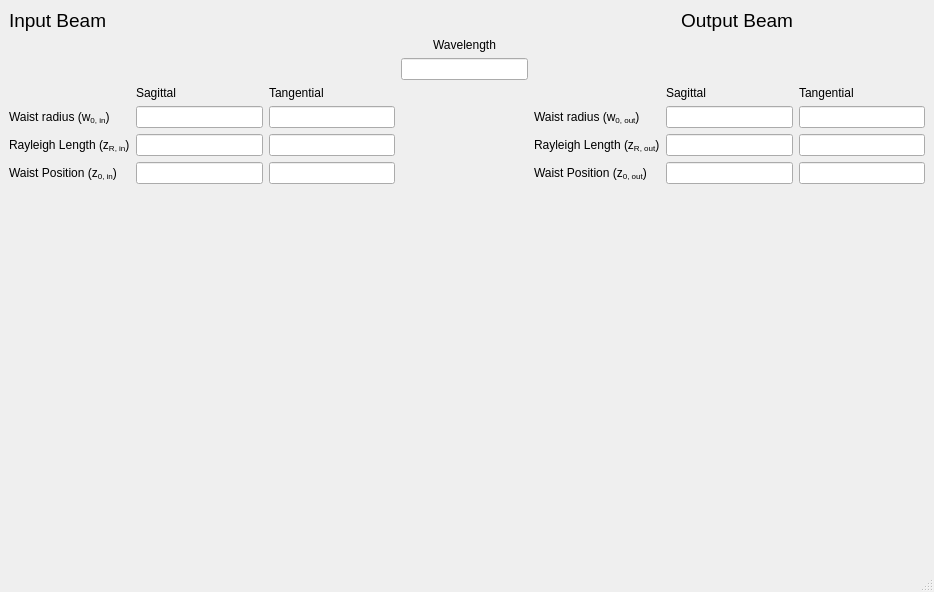
<?xml version="1.0" encoding="UTF-8"?>
<ui version="4.0">
 <class>MainWindow</class>
 <widget class="QMainWindow" name="MainWindow">
  <property name="geometry">
   <rect>
    <x>0</x>
    <y>0</y>
    <width>934</width>
    <height>592</height>
   </rect>
  </property>
  <property name="windowTitle">
   <string>Modematcher</string>
  </property>
  <widget class="QWidget" name="centralwidget">
   <layout class="QGridLayout" name="gridLayout">
    <item row="3" column="0">
     <widget class="QLabel" name="label">
      <property name="sizePolicy">
       <sizepolicy hsizetype="Expanding" vsizetype="Expanding">
        <horstretch>0</horstretch>
        <verstretch>0</verstretch>
       </sizepolicy>
      </property>
      <property name="maximumSize">
       <size>
        <width>801</width>
        <height>236</height>
       </size>
      </property>
      <property name="text">
       <string/>
      </property>
      <property name="pixmap">
       <pixmap>graycad.png</pixmap>
      </property>
      <property name="scaledContents">
       <bool>true</bool>
      </property>
     </widget>
    </item>
    <item row="0" column="0">
     <layout class="QGridLayout" name="gridLayout_2">
      <item row="5" column="2">
       <widget class="QLineEdit" name="lineEdit_9"/>
      </item>
      <item row="0" column="1">
       <spacer name="horizontalSpacer">
        <property name="orientation">
         <enum>Qt::Horizontal</enum>
        </property>
        <property name="sizeHint" stdset="0">
         <size>
          <width>40</width>
          <height>20</height>
         </size>
        </property>
       </spacer>
      </item>
      <item row="6" column="2">
       <widget class="QLineEdit" name="lineEdit_10"/>
      </item>
      <item row="5" column="5">
       <widget class="QLineEdit" name="lineEdit_6"/>
      </item>
      <item row="3" column="2">
       <widget class="QLabel" name="label_12">
        <property name="text">
         <string>Tangential</string>
        </property>
       </widget>
      </item>
      <item row="1" column="3">
       <widget class="QLabel" name="label_4">
        <property name="text">
         <string>Wavelength</string>
        </property>
        <property name="alignment">
         <set>Qt::AlignHCenter|Qt::AlignTop</set>
        </property>
       </widget>
      </item>
      <item row="5" column="1">
       <widget class="QLineEdit" name="lineEdit_3"/>
      </item>
      <item row="0" column="5">
       <widget class="QLabel" name="label_3">
        <property name="font">
         <font>
          <pointsize>14</pointsize>
         </font>
        </property>
        <property name="layoutDirection">
         <enum>Qt::LeftToRight</enum>
        </property>
        <property name="text">
         <string>Output Beam</string>
        </property>
        <property name="alignment">
         <set>Qt::AlignRight|Qt::AlignTrailing|Qt::AlignVCenter</set>
        </property>
       </widget>
      </item>
      <item row="5" column="4">
       <widget class="QLabel" name="label_9">
        <property name="text">
         <string>Rayleigh Length (z&lt;sub&gt;R, out&lt;/sub&gt;)</string>
        </property>
       </widget>
      </item>
      <item row="2" column="3">
       <widget class="QLineEdit" name="lineEdit"/>
      </item>
      <item row="5" column="0">
       <widget class="QLabel" name="label_7">
        <property name="text">
         <string>Rayleigh Length (z&lt;sub&gt;R, in&lt;/sub&gt;)</string>
        </property>
       </widget>
      </item>
      <item row="3" column="1">
       <widget class="QLabel" name="label_11">
        <property name="text">
         <string>Sagittal</string>
        </property>
       </widget>
      </item>
      <item row="6" column="0">
       <widget class="QLabel" name="label_5">
        <property name="text">
         <string>Waist Position (z&lt;sub&gt;0, in&lt;/sub&gt;)</string>
        </property>
       </widget>
      </item>
      <item row="0" column="0">
       <widget class="QLabel" name="label_2">
        <property name="font">
         <font>
          <pointsize>14</pointsize>
         </font>
        </property>
        <property name="text">
         <string>Input Beam</string>
        </property>
       </widget>
      </item>
      <item row="4" column="5">
       <widget class="QLineEdit" name="lineEdit_5"/>
      </item>
      <item row="4" column="0">
       <widget class="QLabel" name="label_6">
        <property name="text">
         <string>Waist radius (w&lt;sub&gt;0, in&lt;/sub&gt;)</string>
        </property>
       </widget>
      </item>
      <item row="4" column="4">
       <widget class="QLabel" name="label_8">
        <property name="text">
         <string>Waist radius (w&lt;sub&gt;0, out&lt;/sub&gt;)</string>
        </property>
       </widget>
      </item>
      <item row="3" column="5">
       <widget class="QLabel" name="label_13">
        <property name="text">
         <string>Sagittal</string>
        </property>
       </widget>
      </item>
      <item row="4" column="1">
       <widget class="QLineEdit" name="lineEdit_2"/>
      </item>
      <item row="4" column="2">
       <widget class="QLineEdit" name="lineEdit_8"/>
      </item>
      <item row="6" column="4">
       <widget class="QLabel" name="label_10">
        <property name="text">
         <string>Waist Position (z&lt;sub&gt;0, out&lt;/sub&gt;)</string>
        </property>
       </widget>
      </item>
      <item row="0" column="4">
       <spacer name="horizontalSpacer_2">
        <property name="orientation">
         <enum>Qt::Horizontal</enum>
        </property>
        <property name="sizeHint" stdset="0">
         <size>
          <width>40</width>
          <height>20</height>
         </size>
        </property>
       </spacer>
      </item>
      <item row="6" column="1">
       <widget class="QLineEdit" name="lineEdit_4"/>
      </item>
      <item row="6" column="5">
       <widget class="QLineEdit" name="lineEdit_7"/>
      </item>
      <item row="3" column="6">
       <widget class="QLabel" name="label_14">
        <property name="text">
         <string>Tangential</string>
        </property>
       </widget>
      </item>
      <item row="4" column="6">
       <widget class="QLineEdit" name="lineEdit_11"/>
      </item>
      <item row="5" column="6">
       <widget class="QLineEdit" name="lineEdit_12"/>
      </item>
      <item row="6" column="6">
       <widget class="QLineEdit" name="lineEdit_13"/>
      </item>
     </layout>
    </item>
    <item row="2" column="0">
     <spacer name="verticalSpacer">
      <property name="orientation">
       <enum>Qt::Vertical</enum>
      </property>
      <property name="sizeHint" stdset="0">
       <size>
        <width>20</width>
        <height>40</height>
       </size>
      </property>
     </spacer>
    </item>
    <item row="4" column="0">
     <spacer name="verticalSpacer_2">
      <property name="orientation">
       <enum>Qt::Vertical</enum>
      </property>
      <property name="sizeHint" stdset="0">
       <size>
        <width>20</width>
        <height>40</height>
       </size>
      </property>
     </spacer>
    </item>
   </layout>
  </widget>
  <widget class="QStatusBar" name="statusbar"/>
 </widget>
 <resources/>
 <connections/>
</ui>
